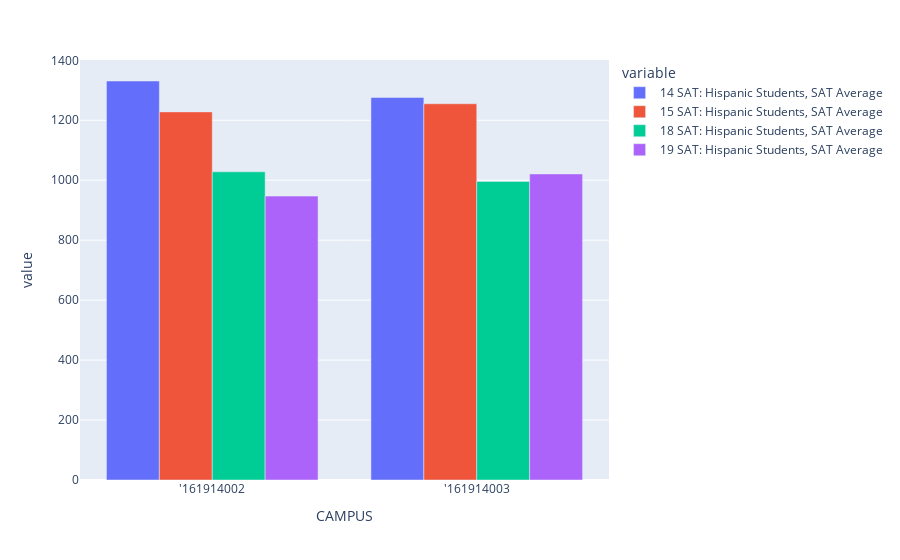

Notebook cell for this chart:
### Code cell
fig = px.bar(sat_averages, barmode='group')

fig.show()

### Figure 1 — Plotly figure (JSON) as saved in the notebook; plotly's stock layout.template omitted (floating-point values rounded to 4 significant figures)
{"data": [{"alignmentgroup": "True", "hovertemplate": "variable=14 SAT: Hispanic Students, SAT Average<br>CAMPUS=%{x}<br>value=%{y}<extra></extra>", "legendgroup": "14 SAT: Hispanic Students, SAT Average", "marker": {"color": "#636efa"}, "name": "14 SAT: Hispanic Students, SAT Average", "offsetgroup": "14 SAT: Hispanic Students, SAT Average", "orientation": "v", "showlegend": true, "textposition": "auto", "type": "bar", "x": ["'161914002", "'161914003"], "xaxis": "x", "y": [1331, 1276], "yaxis": "y"}, {"alignmentgroup": "True", "hovertemplate": "variable=15 SAT: Hispanic Students, SAT Average<br>CAMPUS=%{x}<br>value=%{y}<extra></extra>", "legendgroup": "15 SAT: Hispanic Students, SAT Average", "marker": {"color": "#EF553B"}, "name": "15 SAT: Hispanic Students, SAT Average", "offsetgroup": "15 SAT: Hispanic Students, SAT Average", "orientation": "v", "showlegend": true, "textposition": "auto", "type": "bar", "x": ["'161914002", "'161914003"], "xaxis": "x", "y": [1228, 1255], "yaxis": "y"}, {"alignmentgroup": "True", "hovertemplate": "variable=18 SAT: Hispanic Students, SAT Average<br>CAMPUS=%{x}<br>value=%{y}<extra></extra>", "legendgroup": "18 SAT: Hispanic Students, SAT Average", "marker": {"color": "#00cc96"}, "name": "18 SAT: Hispanic Students, SAT Average", "offsetgroup": "18 SAT: Hispanic Students, SAT Average", "orientation": "v", "showlegend": true, "textposition": "auto", "type": "bar", "x": ["'161914002", "'161914003"], "xaxis": "x", "y": [1028, 996], "yaxis": "y"}, {"alignmentgroup": "True", "hovertemplate": "variable=19 SAT: Hispanic Students, SAT Average<br>CAMPUS=%{x}<br>value=%{y}<extra></extra>", "legendgroup": "19 SAT: Hispanic Students, SAT Average", "marker": {"color": "#ab63fa"}, "name": "19 SAT: Hispanic Students, SAT Average", "offsetgroup": "19 SAT: Hispanic Students, SAT Average", "orientation": "v", "showlegend": true, "textposition": "auto", "type": "bar", "x": ["'161914002", "'161914003"], "xaxis": "x", "y": [947, 1021], "yaxis": "y"}], "layout": {"barmode": "group", "legend": {"title": {"text": "variable"}, "tracegroupgap": 0}, "margin": {"t": 60}, "xaxis": {"anchor": "y", "domain": [0.0, 1.0], "title": {"text": "CAMPUS"}}, "yaxis": {"anchor": "x", "domain": [0.0, 1.0], "title": {"text": "value"}}}}
